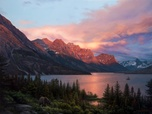
#> input picture images/mountains.jpg, 152 x 114 px, shrunk from 740 x 558 before the run, found by its file name
$ jupyter execute Compress_Project.ipynb
#> lines starting #> are read from the running program, lines starting #| are printed output that depends on the picture
[cell 1]
import numpy as np
from PIL import Image
from bitarray import bitarray
import heapq
import os
import struct
import matplotlib.pyplot as plt
from IPython.display import display, clear_output
import time
import cv2

[cell 2]
class HeapNode:

    # Object constructor
    def __init__(self, freq, rgb_vals):

        # Object variables
        self.rgb_vals = rgb_vals
        self.freq = freq
        self.left = None
        self.right = None


    # Public functions
    def __eq__(self,other):
        return HeapNode.__check(other) and self.freq == other.freq

    def __ne__(self,other):
        return HeapNode.__check(other) and self.freq != other.freq

    def __lt__(self,other):
        return HeapNode.__check(other) and self.freq < other.freq

    def __le__(self,other):
        return HeapNode.__check(other) and self.freq <= other.freq

    def __gt__(self,other):
        return HeapNode.__check(other) and self.freq > other.freq

    def __ge__(self,other):
        return HeapNode.__check(other) and self.freq >= other.freq

    @staticmethod
    def __check(other):
        if other is None:
            return False
        if not isinstance(other,HeapNode):
            return False

        return True

[cell 3]
class Huffman:

    # Constructor
    def __init__(self,path=None,reso_partial=None,num_diff_vals=None):
        # reso_partial

#> called with path = '/images/mountains.jpg', reso_partial = 1, num_diff_vals = 10
        self.path = path
        self.img_array = None

        if(path != None):
            self.img_array = np.array(Image.open(self.path))
#> self.img_array is the input picture: shape (114, 152, 3); mean R, G, B 108.6, 96.3, 103.9

            # Shape of rgb image is (rows,columns,3)
            self.rows = self.img_array.shape[0]
#> self.rows = 114
            self.columns = self.img_array.shape[1]
#> self.columns = 152
            if (self.img_array.shape[2] != 3):
                print(self.img_array.shape)
                print('File is not an acceptable rgb image.')
                exit(0)

        # Structures
        self.heap = []
        self.encoded = {}
        self.freq = {}
        self.reso_partial = reso_partial
        self.num_diff_vals = num_diff_vals


    ## Functions for running tests
    def test_img(self,filename):


        if (self.reso_partial != None) and (self.num_diff_vals != None):
            self.compress()

        root = self.decode_codebook()
        self.print_tree(root)


        # print 'Number of colors in image:',len(freq)

        img = Image.fromarray(self.img_array)
        if filename.endswith('.jpg'):
            new_filename = filename[:len(filename)-4]+'_degredated.jpg'
            img.save('/images/export/' + new_filename)
        else:
            img.save('/images/export/not-jpg.jpg')


    def print_tree(self,root,code=''):

        if(not isinstance(root,HeapNode)): return

        if(isinstance(root.left,HeapNode) or isinstance(root.right,HeapNode)):

            leftChild = root.left
            rightChild = root.right

            if(root.left != None):
                self.print_tree(leftChild,code +'0')

            if(root.right != None):
                self.print_tree(rightChild,code + '1')

            return

        print ('Reached rgb_val: ', root.rgb_vals)
        print(code)


    ## Compression functions

    # Increase the frequency of colors / image loss
    def degradation(self):

        # Precision variables
        # (MAYBE: make precision variables a function of the size of the image)

        reso_size = self.reso_partial
        num_diff_vals = self.num_diff_vals


        total_num_colors = (num_diff_vals+1)^3
        prec_size = 255.0 / num_diff_vals
        remaining_rows = self.rows % reso_size
#> remaining_rows = 0


        # Set the color of each (reso_size x 1) column to average color of that column
        # Truncate the values by integer division
        for i in range(0,self.rows-remaining_rows,reso_size):

            for j in range(self.columns):
                valRed = np.array([self.img_array[k][j][0] for k in range(i,i+reso_size)])
                avgRed = valRed.mean()

                valGreen = np.array([self.img_array[k][j][1] for k in range(i,i+reso_size)])
                avgGreen = valGreen.mean()

                valBlue = np.array([self.img_array[k][j][2] for k in range(i,i+reso_size)])
                avgBlue = valBlue.mean()

                avgRGB = [avgRed,avgGreen,avgBlue]
                avgRGB[:] = [int(x) - int(x)%prec_size for x in avgRGB]
                # print(avgRGB,i,j)

                for l in range(i,i+reso_size):
                    self.img_array[l][j] = avgRGB
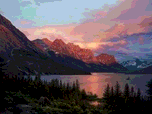
#> self.img_array: shape (114, 152, 3); mean R, G, B 96.3, 83.9, 91.3

        # If any rows are left at bottom of image, then finish
        if (remaining_rows != 0):

            for j in range(self.columns):
                valRed = np.array([self.img_array[k][j][0] for k in range(i,self.rows)])
                avgRed = valRed.mean()

                valGreen = np.array([self.img_array[k][j][1] for k in range(i,self.rows)])
                avgGreen = valGreen.mean()

                valBlue = np.array([self.img_array[k][j][2] for k in range(i,self.rows)])
                avgBlue = valBlue.mean()

                avgRGB = [avgRed,avgGreen,avgBlue]
                avgRGB[:] = [int(x) - int(x)%prec_size for x in avgRGB]

                for l in range(i,self.rows):
                    self.img_array[l][j] = avgRGB


    def create_huffman_tree(self):
        freq_dict = self.fill_freq_dict()
        self.make_heap(freq_dict)
        self.merge_nodes()


    def fill_freq_dict(self):

        frequency = {}

        for i in range(self.rows):
            pixels = self.img_array[i]

            for j in range(self.columns):
                rgb_val = pixels[j]

                key = (rgb_val[0],rgb_val[1],rgb_val[2])
                if (key not in frequency):
                    frequency[key] = 0

                frequency[key] += 1
#> after the loop, frequency = 133 items

        self.freq = frequency
#> self.freq = 133 items

        return frequency


    def make_heap(self, frequency):

        for key in frequency:
            node = HeapNode(frequency[key],key)
            heapq.heappush(self.heap, node)
#> this loop made 133 passes


    def merge_nodes(self):
        while(len(self.heap)>1):
            node1 = heapq.heappop(self.heap)
            node2 = heapq.heappop(self.heap)

            merged = HeapNode(node1.freq + node2.freq, None)
            merged.left = node1
            merged.right = node2

            heapq.heappush(self.heap, merged)
#> this loop made 132 passes


    def create_binfile(self,bin_str=''):
        ##      Schema:
        ##          [# leaves][encoded tree][# of columns][encoded img]
        ##          [uint16][{(uint8,uint8,uint8),uint16,x-bits}][uint16][x-bits]


#> called with bin_str = ''
        file = open('encoded.bin','wb')

        num_leaves = len(self.encoded)
        file.write(num_leaves.to_bytes(2,'little'))

        for key in self.encoded:
            file.write(key[0].to_bytes(1,'little'))
            file.write(key[1].to_bytes(1,'little'))
            file.write(key[2].to_bytes(1,'little'))

            code_len = len(self.encoded[key])
            file.write(code_len.to_bytes(2,'big'))

            padding = '0' * code_len % 8
            code_str = self.encoded[key] + padding
            file.write(bitarray(code_str))

        file.write(self.columns.to_bytes(2,'big'))
        file.write(bitarray(bin_str))
#> (this line was passed over: bitarray is not available in this run)

        file.close()


        # Create first half of .bin file
        self.fill_code_dict()
        self.encode_huffman_tree({})


        # Create second half of .bin file
        self.create_code()


        # Save .bin file

        output_path = ''

        return output_path


    def fill_code_dict(self):
        root = heapq.heappop(self.heap) #root node of huffman tree
        curr_code = "" #stores current code as huffman tree is traversed
        self.fill_code_dict_helper(root,curr_code) #occupy codebook w huffman codes


    def fill_code_dict_helper(self,root,curr_code):
        if root == None:
            return

        if root.rgb_vals != None: #leaf node - save code to cookbook
            self.encoded[root.rgb_vals] = curr_code
            return

        self.fill_code_dict_helper(root.left,curr_code + "0") #internal node - append 0 and traverse left
        self.fill_code_dict_helper(root.right,curr_code + "1") #internal node - append 1 and traverse right


    def encode_huffman_tree(self,code_dict):
            pass


    #iterate through img_array and translate each (r,g,b) to huffman code, return final huffman encoding
    def create_code(self):
        #save_file = open("../images-compressed/encoding.txt",'w') #file to write encoding to
        curr_code = ""
        for row in range(0,self.rows):
            for column in range(0,self.columns):
                curr_pixel = self.img_array[row,column]
                key = (curr_pixel[0],curr_pixel[1],curr_pixel[2])
                curr_code += self.encoded[key]
                # [4 lines of commented-out code are left out]
        return curr_code


    def compress(self):
        self.degradation()
        self.create_huffman_tree()
        output_path = self.create_binfile()

        return output_path


    ## Decompression
    # [5 lines left out: function decode_binfile, not called in this run]


    def decode_codebook(self):
        # [uint] [(uint, uint, bits)...] = A (a1, a2, a3)...(n1,n2,n3)]
        # where A is the number of total groupings/leaf nodes
            pass


    # [88 lines left out: functions reconstruct_tree, insert_leaf, decode_binary, insert_rgb2mtx, array_to_img, not called in this run]


    def decompress(self):
            pass

[cell 4]
#-=-=-=-=-=-=-=-=-= Main Function =-=-=-=-=-=-=-=-

# Enter whatever .jpg file from images folder
# Expect degredated image in export folder

# plains.jpg, mountains.jpg, van_gogh.jpg, colorful.jpg, simple.jpg

filename = 'mountains.jpg'

path = '/images/' + filename
h = Huffman(path,1,10) #Huffman(img_name, 1<pixel binning<#rows, 1<color binning<255)
h.test_img(filename)

[cell 5]
bin_length_Huff = 0
for rgb_key in h.encoded:
    bin_length_Huff += h.freq[rgb_key] * len(h.encoded[rgb_key])
#> this loop made 133 passes
#> (rgb_key, bin_length_Huff) on passes 1 to 12: ((25, 25, 25), 5007), ((25, 0, 0), 6225), ((102, 102, 153), 7491), ((51, 51, 51), 9601), ((102, 76, 127), 9826), ((127, 76, 51), 9956), ((25, 51, 25), 10086), ((204, 153, 178), 10510), ((102, 51, 76), 10934), ((51, 76, 127), 11177), ((127, 76, 102), 11420), ((76, 76, 102), 12190)
#> after the loop, bin_length_Huff = 96358
print('bin_length_Huff:',bin_length_Huff)
#| bin_length_Huff: 96358

bin_length_Original = h.rows * h.columns * 24
#> bin_length_Original = 415872
print('bin_length_Original:',bin_length_Original)
#| bin_length_Original: 415872


if bin_length_Huff < bin_length_Original:
    print('Huffman Algorithm is better')
else:
    print('Orginal is better')

[cell 6]
plt.figure(figsize=(15, 10))
#> (this line was passed over: IPython is not available in this run)

temp_img=cv2.imread(path)
img_original=cv2.cvtColor(temp_img,cv2.COLOR_BGR2RGB)
plt.subplot(1,2,1); plt.imshow(img_original)
#> (this line was passed over: IPython is not available in this run)
#> (this line was passed over: IPython is not available in this run)

new_filename = filename[:len(filename)-4]+'_degredated.jpg'
temp_img=cv2.imread('/images/export/' + new_filename)
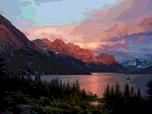
#> temp_img: shape (114, 152, 3); mean B, G, R 91.6, 84.1, 96.1
img_new=cv2.cvtColor(temp_img,cv2.COLOR_BGR2RGB)
plt.subplot(1,2,2); plt.imshow(img_new)
#> (this line was passed over: IPython is not available in this run)
#> (this line was passed over: IPython is not available in this run)

plt.show()

$ run again, with images/plains.jpg copied over images/mountains.jpg
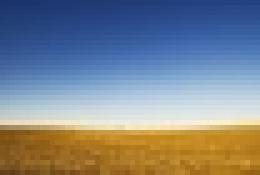
#> input picture images/plains.jpg, 52 x 35 px, shrunk from 256 x 170 before the run, found by its file name (shown 5 times larger)
#> in __init__, self.img_array is the input picture: shape (35, 52, 3); mean R, G, B 125.9, 132.5, 139.9
#> after the loop in degradation, `for i in range(0,self.rows-remaining_rows,reso_size):`:
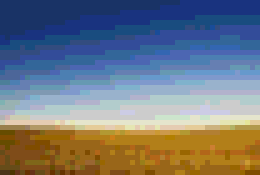
#> self.img_array: shape (35, 52, 3) (shown 5 times larger); mean R, G, B 113, 119.4, 127.1
#> after the loop in fill_freq_dict, `for i in range(self.rows):`: frequency = 65 items
#> the loop in make_heap, `for key in frequency:` made 65 passes
#> the loop in merge_nodes, `while(len(self.heap)>1):` made 64 passes
#> the loop `for rgb_key in h.encoded:` made 65 passes
#> (rgb_key, bin_length_Huff) on passes 1 to 8: ((51, 102, 153), 336), ((229, 229, 204), 546), ((229, 204, 178), 672), ((102, 76, 25), 749), ((178, 153, 102), 789), ((178, 153, 51), 837), ((153, 178, 204), 1185), ((127, 153, 204), 1410)
#> after the loop `for rgb_key in h.encoded:`: bin_length_Huff = 9086
#| bin_length_Huff: 9086
#| bin_length_Original: 43680
#> `temp_img=cv2.imread('/images/export/' + new_filename)`:
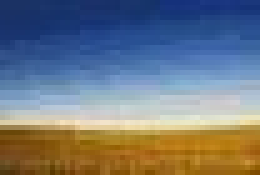
#> temp_img: shape (35, 52, 3) (shown 5 times larger); mean B, G, R 127, 119.5, 113.1
